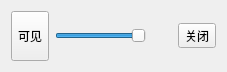
<?xml version="1.0" encoding="UTF-8"?>
<ui version="4.0">
 <class>ControlerItem</class>
 <widget class="QWidget" name="ControlerItem">
  <property name="geometry">
   <rect>
    <x>0</x>
    <y>0</y>
    <width>227</width>
    <height>72</height>
   </rect>
  </property>
  <property name="windowTitle">
   <string>Form</string>
  </property>
  <layout class="QHBoxLayout" name="horizontalLayout_3">
   <item>
    <widget class="QToolButton" name="toolButtonVisible">
     <property name="sizePolicy">
      <sizepolicy hsizetype="Fixed" vsizetype="Expanding">
       <horstretch>0</horstretch>
       <verstretch>0</verstretch>
      </sizepolicy>
     </property>
     <property name="text">
      <string>可见</string>
     </property>
    </widget>
   </item>
   <item>
    <layout class="QVBoxLayout" name="verticalLayout">
     <item>
      <layout class="QHBoxLayout" name="horizontalLayout">
       <item>
        <widget class="QSlider" name="horizontalSlider">
         <property name="maximum">
          <number>100</number>
         </property>
         <property name="value">
          <number>100</number>
         </property>
         <property name="orientation">
          <enum>Qt::Horizontal</enum>
         </property>
        </widget>
       </item>
       <item>
        <widget class="QWidget" name="widget" native="true">
         <property name="minimumSize">
          <size>
           <width>20</width>
           <height>0</height>
          </size>
         </property>
         <property name="maximumSize">
          <size>
           <width>30</width>
           <height>16777215</height>
          </size>
         </property>
        </widget>
       </item>
       <item>
        <widget class="QToolButton" name="toolButtonClose">
         <property name="text">
          <string>关闭</string>
         </property>
        </widget>
       </item>
      </layout>
     </item>
     <item>
      <layout class="QHBoxLayout" name="toolbarLayout"/>
     </item>
    </layout>
   </item>
  </layout>
 </widget>
 <resources>
  <include location="resource/rce.qrc"/>
 </resources>
 <connections/>
</ui>
